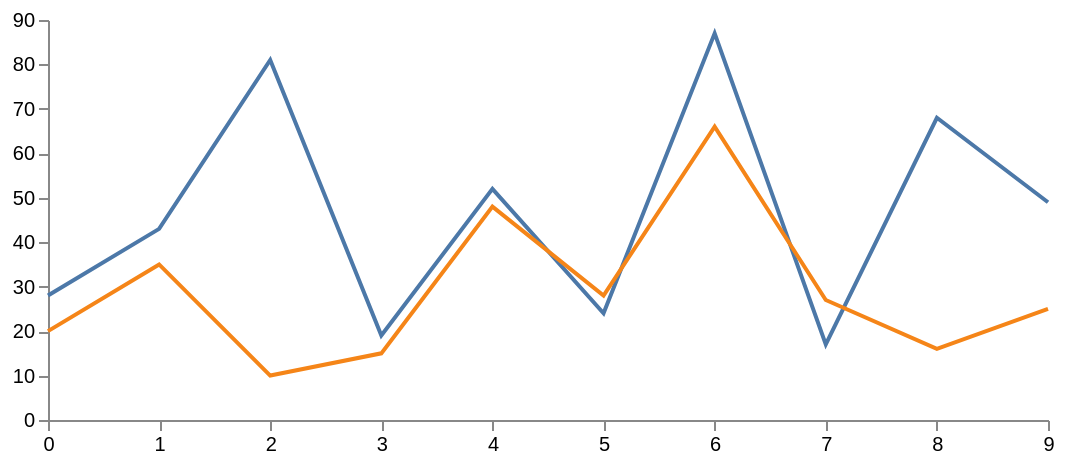

Specify this chart in Vega-Lite:
### Vega specification from a JSON file in a GitHub repository (floating-point values rounded to 4 significant figures)
{"$schema": "https://vega.github.io/schema/vega/v3.json", "width": 500, "height": 200, "padding": 5, "signals": [{"name": "interpolate", "value": "linear", "bind": {"input": "select", "options": ["basis", "cardinal", "catmull-rom", "linear", "monotone", "natural", "step", "step-after", "step-before"]}}], "data": [{"name": "table", "values": [{"x": 0, "y": 28, "c": 0}, {"x": 0, "y": 20, "c": 1}, {"x": 1, "y": 43, "c": 0}, {"x": 1, "y": 35, "c": 1}, {"x": 2, "y": 81, "c": 0}, {"x": 2, "y": 10, "c": 1}, {"x": 3, "y": 19, "c": 0}, {"x": 3, "y": 15, "c": 1}, {"x": 4, "y": 52, "c": 0}, {"x": 4, "y": 48, "c": 1}, {"x": 5, "y": 24, "c": 0}, {"x": 5, "y": 28, "c": 1}, {"x": 6, "y": 87, "c": 0}, {"x": 6, "y": 66, "c": 1}, {"x": 7, "y": 17, "c": 0}, {"x": 7, "y": 27, "c": 1}, {"x": 8, "y": 68, "c": 0}, {"x": 8, "y": 16, "c": 1}, {"x": 9, "y": 49, "c": 0}, {"x": 9, "y": 25, "c": 1}]}], "scales": [{"name": "x", "type": "point", "range": "width", "domain": {"data": "table", "field": "x"}}, {"name": "y", "type": "linear", "range": "height", "nice": true, "zero": true, "domain": {"data": "table", "field": "y"}}, {"name": "color", "type": "ordinal", "range": "category", "domain": {"data": "table", "field": "c"}}], "axes": [{"orient": "bottom", "scale": "x"}, {"orient": "left", "scale": "y"}], "marks": [{"type": "group", "from": {"facet": {"name": "series", "data": "table", "groupby": "c"}}, "marks": [{"type": "line", "from": {"data": "series"}, "encode": {"enter": {"x": {"scale": "x", "field": "x"}, "y": {"scale": "y", "field": "y"}, "stroke": {"scale": "color", "field": "c"}, "strokeWidth": {"value": 2}}, "update": {"interpolate": {"signal": "interpolate"}, "fillOpacity": {"value": 1}}, "hover": {"fillOpacity": {"value": 0.5}}}}]}]}
